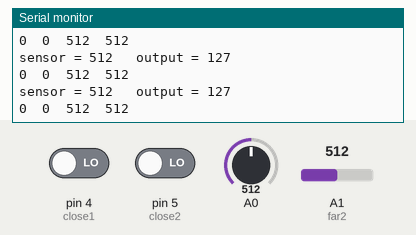
The sketch below on a simulated Arduino Uno, built with avr-gcc and run on an emulated ATmega328P. On the bench: the last lines printed to the serial monitor. Inputs (shaded band) come from the test bench; at power-on: A0 = 512, A1 (far2) = 512, pin 4 (close1) LOW, pin 5 (close2) LOW.

Above: at 1.2 s.
1.3 s: A0 set to 716
At 1.57 s:
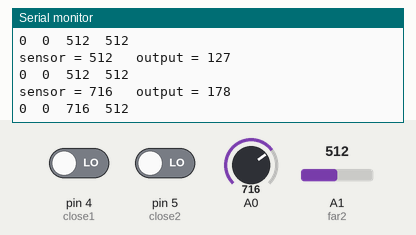
2.8 s: A1 (far2) set to 716
At 2.98 s:
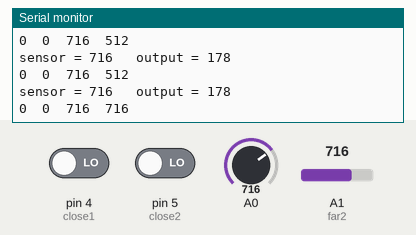
4.3 s: pin 4 (close1) driven HIGH
At 4.59 s:
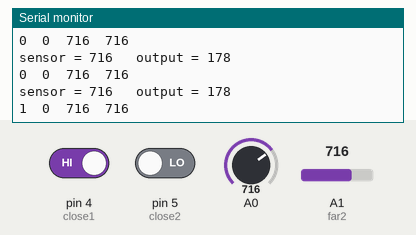
5.8 s: pin 5 (close2) driven HIGH
At 6.0 s:
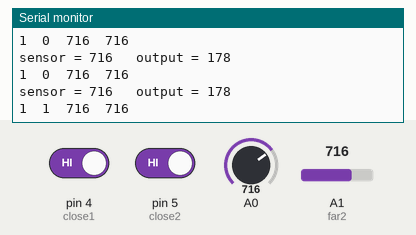
7.3 s: A0 set to 900
At 7.41 s:
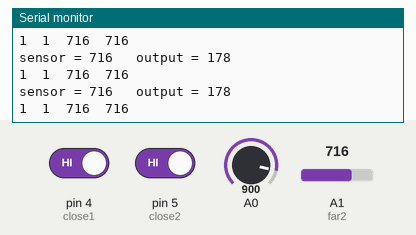
8.8 s: A1 (far2) set to 900
At 8.82 s:
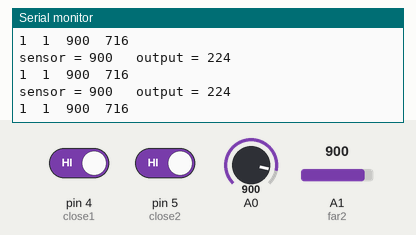
Timing chart, 0 to 11.3 s (numbered marks = the images above; inputs shaded):
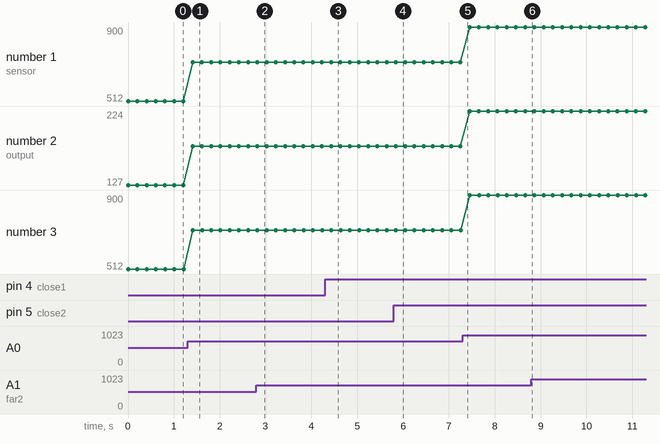

The sketch:

sensor_test2.ino
```cpp
// pins for the LEDs:
const int close1 = 4;   //10 cm sensor
const int close2 = 5;   //10 cm sensor
const int far1 = 0;    //10-80 cm sensor
const int far2 = 1;    //10-80 cm sensor
int sensorValue = 0;        // value read from the pot
int outputValue = 0;

void setup() {
  // initialize serial:
  Serial.begin(115200);    // start the serial port
  // make the pins outputs:
  pinMode(close1, INPUT);   // the close sensors are digital
  pinMode(close2, INPUT);
}

void loop() {
  int val[4];
  val[0] = digitalRead(close1);
  val[1] = digitalRead(close2);
  val[2] = analogRead(far1);    // the far sensors are analog
  val[3] = analogRead(far2);


   sensorValue = analogRead(far1);
  // map it to the range of the analog out:
  outputValue = map(sensorValue, 0, 1023, 0, 255);
  // change the analog out value:
  analogWrite(far1, outputValue);

  // print the results to the serial monitor:
  Serial.print("sensor = " );
  Serial.print(sensorValue);
  Serial.print("\t output = ");
  Serial.println(outputValue);


  Serial.print(val[0]);
  Serial.print("\t");      // this prints a tab
  Serial.print(val[1]);
  Serial.print("\t");
  Serial.print(val[2]);
  Serial.print("\t");
  Serial.println(val[3]);  //serial.println make a new line

  delay(200);   // wait 100 ms between loops
 }
```

Measured:
- after the input at 1.3 s, the serial monitor: prints a new line after 0.11 s (image 1)
- after the input at 2.8 s, the serial monitor: prints a new line at once (image 2)
- after the input at 4.3 s, the serial monitor: prints a new line after 0.14 s (image 3)
- after the input at 5.8 s, the serial monitor: prints a new line after 0.05 s (image 4)
- plotted number 1: 512 → 716 after the input at 1.3 s, 716 → 900 after the input at 7.3 s
- plotted number 2: 127 → 178 after the input at 1.3 s, 178 → 224 after the input at 7.3 s
- plotted number 3: 512 → 716 after the input at 1.3 s, 716 → 900 after the input at 7.3 s
